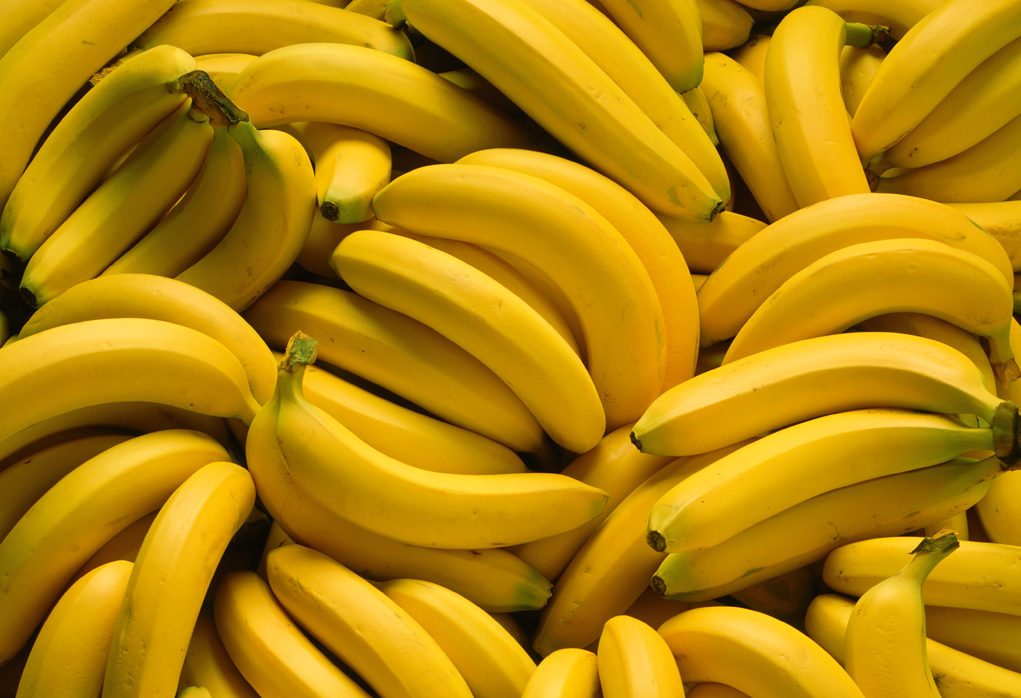
#> input picture Chapter 6/banana.png, 1021 x 698 px
$ python translation.py --image banana.png
#> lines starting #> are read from the running program, lines starting #| are printed output that depends on the picture
#Import packages
import numpy as np
import argparse
#Imutils creates methods
import imutils
import cv2

#Setup arguments
ap = argparse.ArgumentParser()
ap.add_argument("-i", "--image", required = True,
help = "Path to the image")
args = vars(ap.parse_args())

#Loads and displays image
image = cv2.imread(args["image"])
#> image is the input picture: shape (698, 1021, 3); mean B, G, R 9.2, 132.6, 179
cv2.imshow("Original", image)
cv2.waitKey(0)

#Define translation matrix (M)
#Says how many pixels in a direction image should move
#Is a floating point array, expected for OpenCV
#25 pixels to the right (positive to the right, negative to the left)
#50 pixels down (positive down, negative up)
M = np.float32([[1, 0, 25], [0, 1, 50]])
#warpAffine function used to translate image
#Arguments - Image to shift, matrix, dimensions of image
shifted = cv2.warpAffine(image, M, (image.shape[1], image.shape[0]))
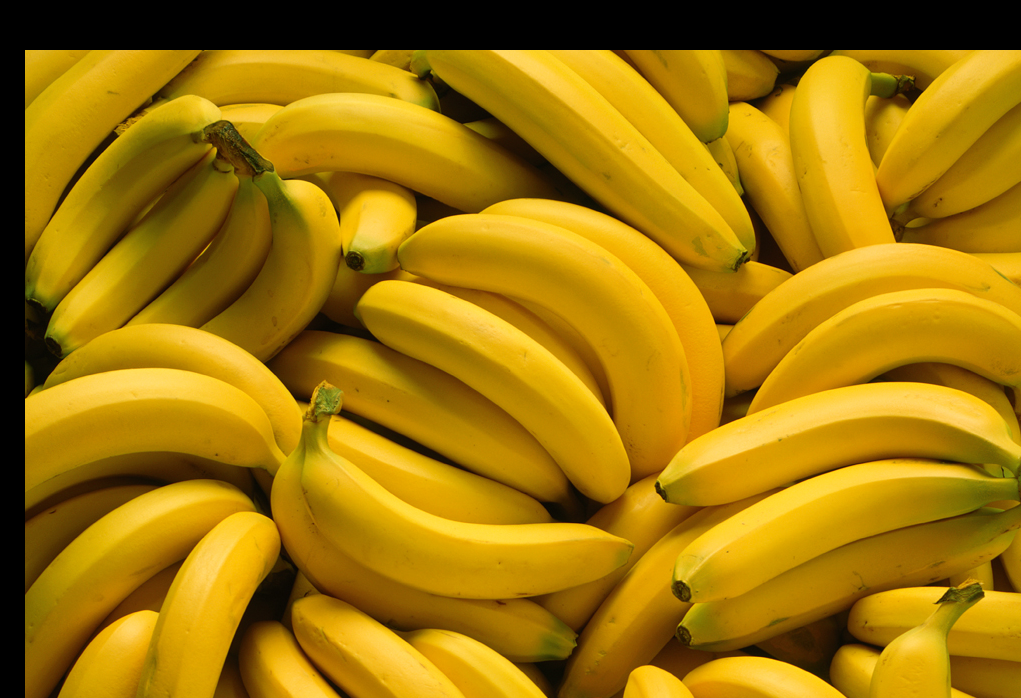
#> shifted: shape (698, 1021, 3); mean B, G, R 8.4, 119.7, 161.5
#Show translated image
cv2.imshow("Shifted Down and Right", shifted)
cv2.waitKey(0)

#50 pixels to the left
#90 pixels up
M = np.float32([[1, 0, -50], [0, 1, -90]])
shifted = cv2.warpAffine(image, M, (image.shape[1], image.shape[0]))
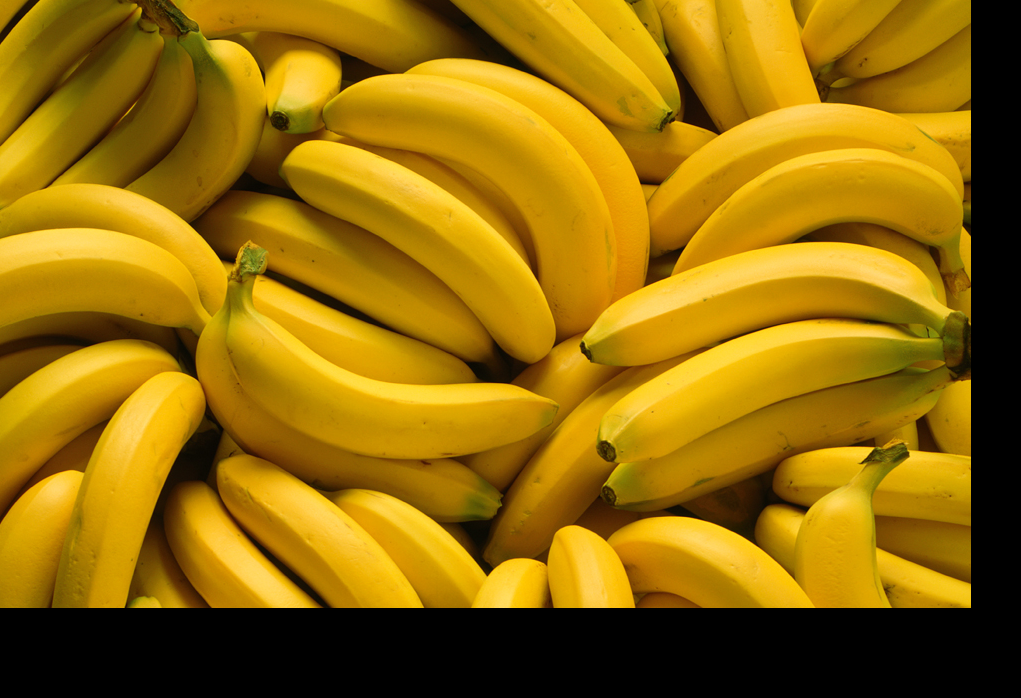
#> shifted: shape (698, 1021, 3); mean B, G, R 7.6, 109.1, 148.4
cv2.imshow("Shifted Up and Left", shifted)
cv2.waitKey(0)

#Use imultils function, created in imutils.py script
shifted = imutils.translate(image, 0, 100)
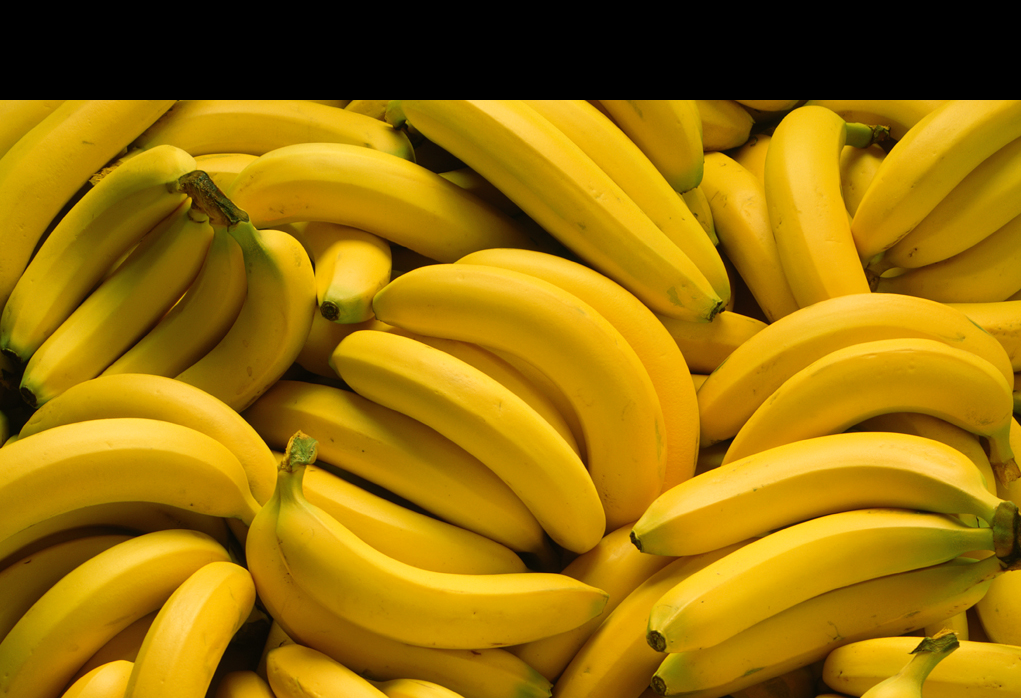
#> shifted: shape (698, 1021, 3); mean B, G, R 7.7, 113.2, 152.6
cv2.imshow("Shifted Down", shifted)
cv2.waitKey(0)
